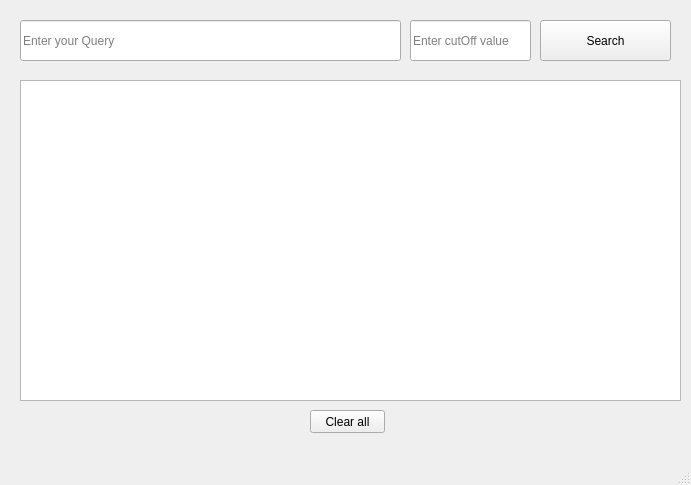
<?xml version="1.0" encoding="UTF-8"?>
<ui version="4.0">
 <class>MainWindow</class>
 <widget class="QMainWindow" name="MainWindow">
  <property name="geometry">
   <rect>
    <x>0</x>
    <y>0</y>
    <width>691</width>
    <height>485</height>
   </rect>
  </property>
  <property name="windowTitle">
   <string>MainWindow</string>
  </property>
  <widget class="QWidget" name="centralwidget">
   <widget class="QStackedWidget" name="stackedWidget">
    <property name="geometry">
     <rect>
      <x>10</x>
      <y>10</y>
      <width>681</width>
      <height>441</height>
     </rect>
    </property>
    <property name="currentIndex">
     <number>0</number>
    </property>
    <widget class="QWidget" name="page">
     <widget class="QLineEdit" name="lineEditQuery">
      <property name="geometry">
       <rect>
        <x>10</x>
        <y>10</y>
        <width>381</width>
        <height>41</height>
       </rect>
      </property>
      <property name="placeholderText">
       <string>Enter your Query</string>
      </property>
     </widget>
     <widget class="QPushButton" name="pushButtonSearch">
      <property name="geometry">
       <rect>
        <x>530</x>
        <y>10</y>
        <width>131</width>
        <height>41</height>
       </rect>
      </property>
      <property name="text">
       <string>Search</string>
      </property>
     </widget>
     <widget class="QLabel" name="notif">
      <property name="geometry">
       <rect>
        <x>224</x>
        <y>300</y>
        <width>221</width>
        <height>20</height>
       </rect>
      </property>
      <property name="styleSheet">
       <string notr="true"> font: rgb(255, 0, 0) 8pt &quot;MS Shell Dlg 2&quot;;</string>
      </property>
      <property name="text">
       <string/>
      </property>
     </widget>
     <widget class="QPlainTextEdit" name="plainTextShowResult">
      <property name="geometry">
       <rect>
        <x>10</x>
        <y>70</y>
        <width>661</width>
        <height>321</height>
       </rect>
      </property>
     </widget>
     <widget class="QLineEdit" name="lineEditCutoff">
      <property name="geometry">
       <rect>
        <x>400</x>
        <y>10</y>
        <width>121</width>
        <height>41</height>
       </rect>
      </property>
      <property name="placeholderText">
       <string>Enter cutOff value</string>
      </property>
     </widget>
     <widget class="QPushButton" name="pushButtonClear">
      <property name="geometry">
       <rect>
        <x>300</x>
        <y>400</y>
        <width>75</width>
        <height>23</height>
       </rect>
      </property>
      <property name="text">
       <string>Clear all</string>
      </property>
     </widget>
     <widget class="QLabel" name="labelLength">
      <property name="geometry">
       <rect>
        <x>476</x>
        <y>402</y>
        <width>181</width>
        <height>21</height>
       </rect>
      </property>
      <property name="text">
       <string/>
      </property>
     </widget>
    </widget>
    <widget class="QWidget" name="page_2"/>
   </widget>
  </widget>
  <widget class="QMenuBar" name="menubar">
   <property name="geometry">
    <rect>
     <x>0</x>
     <y>0</y>
     <width>691</width>
     <height>21</height>
    </rect>
   </property>
  </widget>
  <widget class="QStatusBar" name="statusbar"/>
 </widget>
 <resources/>
 <connections/>
</ui>
